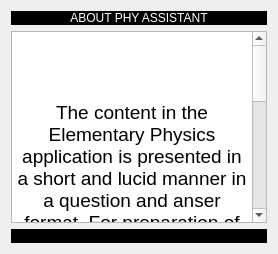
               <widget class="QWidget" name="solved_examples_page">
                <layout class="QVBoxLayout" name="verticalLayout_13">
                 <item>
                  <layout class="QVBoxLayout" name="verticalLayout_15">
                   <item>
                    <widget class="QLabel" name="label_8">
                     <property name="styleSheet">
                      <string notr="true">color:white;
background-color:black;
font: 75 26pt &quot;Tahoma&quot;;
</string>
                     </property>
                     <property name="text">
                      <string>ABOUT PHY ASSISTANT</string>
                     </property>
                     <property name="alignment">
                      <set>Qt::AlignCenter</set>
                     </property>
                    </widget>
                   </item>
                   <item>
                    <widget class="QTextBrowser" name="textBrowser_3">
                     <property name="html">
                      <string>&lt;!DOCTYPE HTML PUBLIC &quot;-//W3C//DTD HTML 4.0//EN&quot; &quot;http://www.w3.org/TR/REC-html40/strict.dtd&quot;&gt;
&lt;html&gt;&lt;head&gt;&lt;meta name=&quot;qrichtext&quot; content=&quot;1&quot; /&gt;&lt;style type=&quot;text/css&quot;&gt;
p, li { white-space: pre-wrap; }
&lt;/style&gt;&lt;/head&gt;&lt;body style=&quot; font-family:'MS Shell Dlg 2'; font-size:8.25pt; font-weight:400; font-style:normal;&quot;&gt;
&lt;p align=&quot;center&quot; style=&quot;-qt-paragraph-type:empty; margin-top:0px; margin-bottom:0px; margin-left:0px; margin-right:0px; -qt-block-indent:0; text-indent:0px;&quot;&gt;&lt;br /&gt;&lt;/p&gt;
&lt;p align=&quot;center&quot; style=&quot;-qt-paragraph-type:empty; margin-top:0px; margin-bottom:0px; margin-left:0px; margin-right:0px; -qt-block-indent:0; text-indent:0px; color:#ffffff;&quot;&gt;&lt;br /&gt;&lt;/p&gt;
&lt;p align=&quot;center&quot; style=&quot; margin-top:0px; margin-bottom:0px; margin-left:0px; margin-right:0px; -qt-block-indent:0; text-indent:0px;&quot;&gt;&lt;img src=&quot;:/icons/icons/atom.ico&quot; /&gt;&lt;/p&gt;
&lt;p align=&quot;center&quot; style=&quot;-qt-paragraph-type:empty; margin-top:0px; margin-bottom:0px; margin-left:0px; margin-right:0px; -qt-block-indent:0; text-indent:0px;&quot;&gt;&lt;br /&gt;&lt;/p&gt;
&lt;p align=&quot;center&quot; style=&quot;-qt-paragraph-type:empty; margin-top:0px; margin-bottom:0px; margin-left:0px; margin-right:0px; -qt-block-indent:0; text-indent:0px;&quot;&gt;&lt;br /&gt;&lt;/p&gt;
&lt;p align=&quot;center&quot; style=&quot; margin-top:0px; margin-bottom:0px; margin-left:0px; margin-right:0px; -qt-block-indent:0; text-indent:0px;&quot;&gt;&lt;span style=&quot; font-size:14pt;&quot;&gt;The content in the Elementary Physics application is presented in a short and lucid manner in a question and anser format. For preparation of the content presented here many web resources and reference books were used. I have listed the web resources at appropriate places and we list the reference books below.&lt;/span&gt;&lt;/p&gt;
&lt;p align=&quot;center&quot; style=&quot;-qt-paragraph-type:empty; margin-top:0px; margin-bottom:0px; margin-left:0px; margin-right:0px; -qt-block-indent:0; text-indent:0px; font-size:14pt;&quot;&gt;&lt;br /&gt;&lt;/p&gt;
&lt;p align=&quot;center&quot; style=&quot;-qt-paragraph-type:empty; margin-top:0px; margin-bottom:0px; margin-left:0px; margin-right:0px; -qt-block-indent:0; text-indent:0px; font-size:14pt;&quot;&gt;&lt;br /&gt;&lt;/p&gt;
&lt;p align=&quot;center&quot; style=&quot; margin-top:0px; margin-bottom:0px; margin-left:0px; margin-right:0px; -qt-block-indent:0; text-indent:0px;&quot;&gt;&lt;span style=&quot; font-size:18pt; font-weight:600;&quot;&gt;REFERENCES&lt;/span&gt;&lt;/p&gt;
&lt;p align=&quot;center&quot; style=&quot;-qt-paragraph-type:empty; margin-top:0px; margin-bottom:0px; margin-left:0px; margin-right:0px; -qt-block-indent:0; text-indent:0px; font-size:18pt; font-weight:600;&quot;&gt;&lt;br /&gt;&lt;/p&gt;
&lt;p align=&quot;center&quot; style=&quot; margin-top:0px; margin-bottom:0px; margin-left:0px; margin-right:0px; -qt-block-indent:0; text-indent:0px;&quot;&gt;&lt;span style=&quot; font-size:14pt;&quot;&gt;1. Engineering Physics...&lt;/span&gt;&lt;/p&gt;
&lt;p align=&quot;center&quot; style=&quot; margin-top:0px; margin-bottom:0px; margin-left:0px; margin-right:0px; -qt-block-indent:0; text-indent:0px;&quot;&gt;&lt;span style=&quot; font-size:14pt;&quot;&gt;2. etc...&lt;/span&gt;&lt;/p&gt;
&lt;p align=&quot;center&quot; style=&quot;-qt-paragraph-type:empty; margin-top:0px; margin-bottom:0px; margin-left:0px; margin-right:0px; -qt-block-indent:0; text-indent:0px; font-size:14pt;&quot;&gt;&lt;br /&gt;&lt;/p&gt;
&lt;p align=&quot;center&quot; style=&quot;-qt-paragraph-type:empty; margin-top:0px; margin-bottom:0px; margin-left:0px; margin-right:0px; -qt-block-indent:0; text-indent:0px; font-size:14pt;&quot;&gt;&lt;br /&gt;&lt;/p&gt;&lt;/body&gt;&lt;/html&gt;</string>
                     </property>
                    </widget>
                   </item>
                   <item>
                    <widget class="QLabel" name="label_26">
                     <property name="styleSheet">
                      <string notr="true">color:white;
background-color:black;
font: 75 26pt &quot;Tahoma&quot;;
</string>
                     </property>
                     <property name="text">
                      <string/>
                     </property>
                    </widget>
                   </item>
                  </layout>
                 </item>
                </layout>
               </widget>
